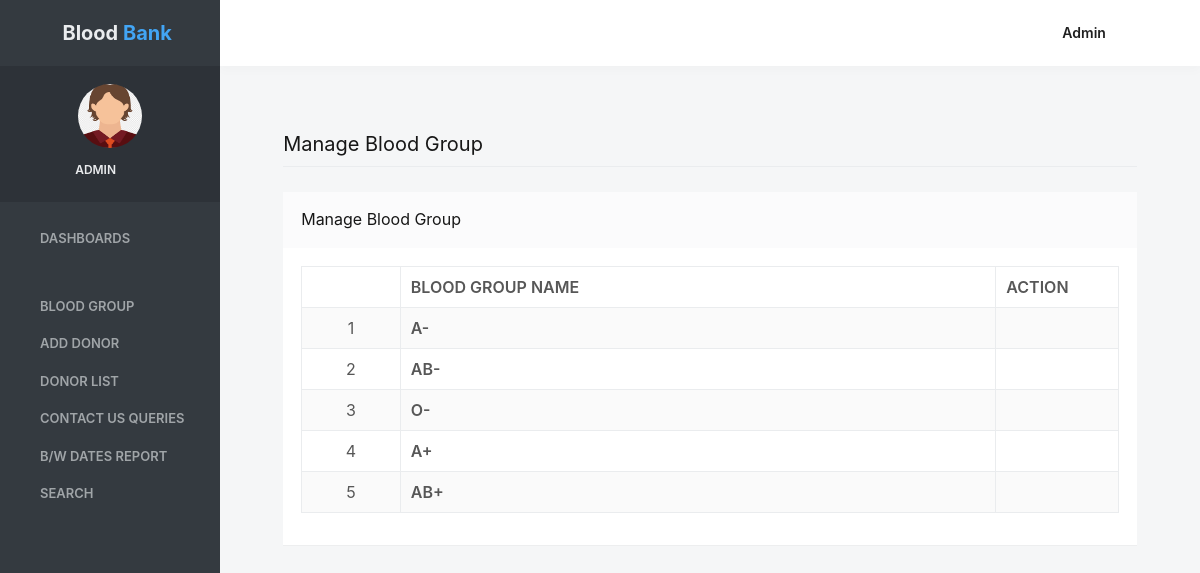
The app's page /view_bloodgroup (signed in) with its own data.
### bloodbank/models.py (models this page shows, shortened)
class Group(models.Model):
    bloodgroup = models.CharField(max_length=30)

### bloodbank/views.py (the view)
# urls.py: path('view_bloodgroup',view_bloodgroup, name='view_bloodgroup'),
def view_bloodgroup(request):
    if not request.user.is_authenticated:
        return redirect('login')
    group = Group.objects.all()
    d = {'group': group}
    return render(request, 'view_bloodgroup.html', d)

### bloodbank/templates/view_bloodgroup.html (shortened to what this page needs)
{% load static %}
{% block body %}
<html lang="en" class="no-focus">
    <head>
        <link rel="stylesheet" href="{% static 'adminassets/js/plugins/datatables/dataTables.bootstrap4.min.css' %}">
        <link rel="stylesheet" id="css-main" href="{% static 'adminassets/css/codebase.min.css' %}">
    </head>
    <body>
        <div id="page-container" class="sidebar-o sidebar-inverse side-scroll page-header-fixed main-content-narrow">
           {% include 'sidebar.html' %}
            {% include 'admin_nav.html' %}
            <main id="main-container">
                <div class="content">
                    <h2 class="content-heading">Manage Blood Group</h2>
                    <div class="block">
                        <div class="block-header block-header-default">
                            <h3 class="block-title">Manage Blood Group</h3>
                        </div>
                        <div class="block-content block-content-full">
                            <table class="table table-bordered table-striped table-vcenter js-dataTable-full-pagination">
                                <thead>
                                    <tr>
                                        <th class="text-center"></th>
                                        <th>Blood Group Name</th>
                                        <th class="d-none d-sm-table-cell" style="width: 15%;">Action</th>
                                       </tr>
                                </thead>
                                <tbody>
{% for i in group %}
                                    <tr>
                                        <td class="text-center">{{forloop.counter}}</td>
                                        <td class="font-w600">{{i.bloodgroup}}</td>
                                         <td class="d-none d-sm-table-cell"><a href="{% url 'delete_bloodgroup' i.id %}" onclick="return confirm('Do you really want to Delete ?');"><i class="fa fa-trash fa-delete" aria-hidden="true"></i></a></td>
                                    </tr>
 {% endfor %}
                                </tbody>
                            </table>
                        </div>
                    </div>
                </div>
            </main>
        </div>
    </body>
</html>
{% endblock %}

### bloodbank/templates/sidebar.html (shortened to what this page needs)
{% load static %}
   <nav id="sidebar">
                <div id="sidebar-scroll">
                    <div class="sidebar-content">
                        <div class="content-header content-header-fullrow px-15">
                            <div class="content-header-section text-center align-parent sidebar-mini-hidden">
                                <div class="content-header-item">
                                    <a class="link-effect font-w700" href="{% url 'admin_home' %}">
                                        <i class="si si-fire text-primary"></i>
                                        <span class="font-size-xl text-dual-primary-dark">Blood </span><span class="font-size-xl text-primary">Bank</span>
                                    </a>
                                </div>
                            </div>
                        </div>
                        <div class="content-side content-side-full content-side-user px-10 align-parent">
                            <div class="sidebar-mini-hidden-b text-center">
                                <a class="img-link" href="be_pages_generic_profile.html">
                                    <img class="img-avatar" src="{% static 'adminassets/img/avatars/avatarboy729.png' %}" alt="">
                                </a>
                                <ul class="list-inline mt-10">
                                    <li class="list-inline-item">
                                        <a class="link-effect text-dual-primary-dark font-size-xs font-w600 text-uppercase" href="#">{{request.user.username}}</a>
                                    </li>
                                    <li class="list-inline-item">
                                        <a class="link-effect text-dual-primary-dark" href="{% url 'logout' %}">
                                            <i class="si si-logout"></i>
                                        </a>
                                    </li>
                                </ul>
                            </div>
                        </div>
                        <div class="content-side content-side-full">
                            <ul class="nav-main">
                                <li class="open">
                                    <a href="{% url 'admin_home' %}"><i class="si si-cup"></i><span class="sidebar-mini-hide">Dashboards</span></a>
                                </li>
                                <li class="nav-main-heading"><span class="sidebar-mini-visible">UI</span></li>
                                <li>
                                    <a class="nav-submenu" data-toggle="nav-submenu"><i class="si si-puzzle"></i>Blood Group</a>
                                </li>
                               <li>
                                    <a  href="{% url 'add_donor' %}"><i class="fa fa-edit"></i><span class="sidebar-mini-hide">Add Donor</span></a>
                                </li>
                                <li>
                                    <a  href="{% url 'donorlist' %}"><i class="fa fa-users"></i><span class="sidebar-mini-hide">Donor List</span></a>
                                </li>
                                <li>
                                    <a class="nav-submenu" data-toggle="nav-submenu" href="#"><i class="si si-user"></i><span class="sidebar-mini-hide">Contact Us Queries</span></a>
                                </li>
                                <li>
                                    <a  href="{% url 'betweendate_report' %}"><i class="si si-vector"></i><span class="sidebar-mini-hide">B/w Dates Report</span></a>
                                </li>
                                <li>
                                    <a class="nav-submenu" data-toggle="nav-submenu" href="#"><i class="si si-trophy"></i><span class="sidebar-mini-hide">Search</span></a>
                                </li>
                            </ul>
                        </div>
                    </div>
                </div>
            </nav>

### bloodbank/templates/admin_nav.html (shortened to what this page needs)
{% load static %}
            <header id="page-header">
                <div class="content-header">
                    <div class="content-header-section">
                        <button type="button" class="btn btn-circle btn-dual-secondary" data-toggle="layout" data-action="sidebar_toggle">
                            <i class="fa fa-navicon"></i>
                        </button>
                        <div class="btn-group" role="group">
                            <button type="button" class="btn btn-circle btn-dual-secondary" id="page-header-options-dropdown" data-toggle="dropdown" aria-haspopup="true" aria-expanded="false">
                                <i class="fa fa-wrench"></i>
                            </button>
                        </div>
                        <div class="btn-group" role="group">
                            <button type="button" class="btn btn-circle btn-dual-secondary" id="page-header-themes-dropdown" data-toggle="dropdown" aria-haspopup="true" aria-expanded="false">
                                <i class="fa fa-paint-brush"></i>
                            </button>
                        </div>
                    </div>
                    <div class="content-header-section">
                        <div class="btn-group" role="group">
                            <button type="button" class="btn btn-rounded btn-dual-secondary text-capitalize" id="page-header-user-dropdown" data-toggle="dropdown" aria-haspopup="true" aria-expanded="false">
                                {{request.user.username}}<i class="fa fa-angle-down ml-5"></i>
                            </button>
                        </div>
                    </div>
                </div>
            </header>

### records on screen
Group: bloodgroup "A-"
Group: bloodgroup "AB-"
Group: bloodgroup "O-"
Group: bloodgroup "A+"
Group: bloodgroup "AB+"

### other values on screen
{{ request.user.username }} "ADMIN"
{{ request.user.username }} "Admin"
